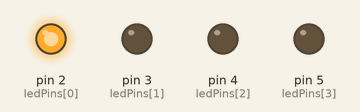
Simulated run of this sketch. Board: Arduino Uno, built with avr-gcc and run on an emulated ATmega328P. Shown: output pins drawn as LEDs (lit = HIGH).

Above: at 0.1 s.
At 0.7 s:
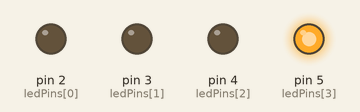
At 1.7 s:
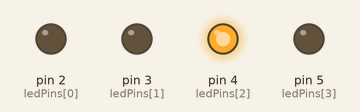
At 2.7 s:
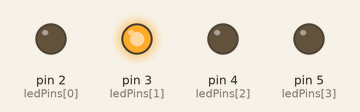
Timing chart, 0 to 3.0 s (numbered marks = the images above):
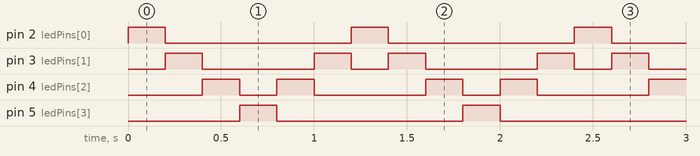

The sketch:

4-Knight-Rider-4-LEDs.ino
```cpp
// (licence header left out)
const int ledPins[] = {2, 3, 4, 5}; // Array of LED pins
const int numLeds = sizeof(ledPins) / sizeof(ledPins[0]); // Total number of LEDs
const int delayTime = 200; // Delay between LED transitions (in milliseconds)

void setup() {
  // Set all LED pins as OUTPUT
  for (int i = 0; i < numLeds; i++) {
    pinMode(ledPins[i], OUTPUT);
  }
}

void loop() {
  // Move light from left to right
  for (int i = 0; i < numLeds; i++) {
    turnOnLed(i);
    delay(delayTime);
    turnOffLed(i);
  }

  // Move light from right to left
  for (int i = numLeds - 2; i >= 1; i--) {
    turnOnLed(i);
    delay(delayTime);
    turnOffLed(i);
  }
}

// Turn on a specific LED
void turnOnLed(int index) {
  digitalWrite(ledPins[index], HIGH);
}

// Turn off a specific LED
void turnOffLed(int index) {
  digitalWrite(ledPins[index], LOW);
}
```

Measured:
- by itself, pin 2 (ledPins[0]), pin 5 (ledPins[3]): alternates HIGH for 0.20 s and LOW for 1.0 s
- by itself, pin 3 (ledPins[1]): repeats every 1.2 s: LOW 0.60 s, HIGH 0.20 s, LOW 0.20 s, HIGH 0.20 s
- by itself, pin 4 (ledPins[2]): repeats every 1.2 s: LOW 0.20 s, HIGH 0.20 s, LOW 0.60 s, HIGH 0.20 s
